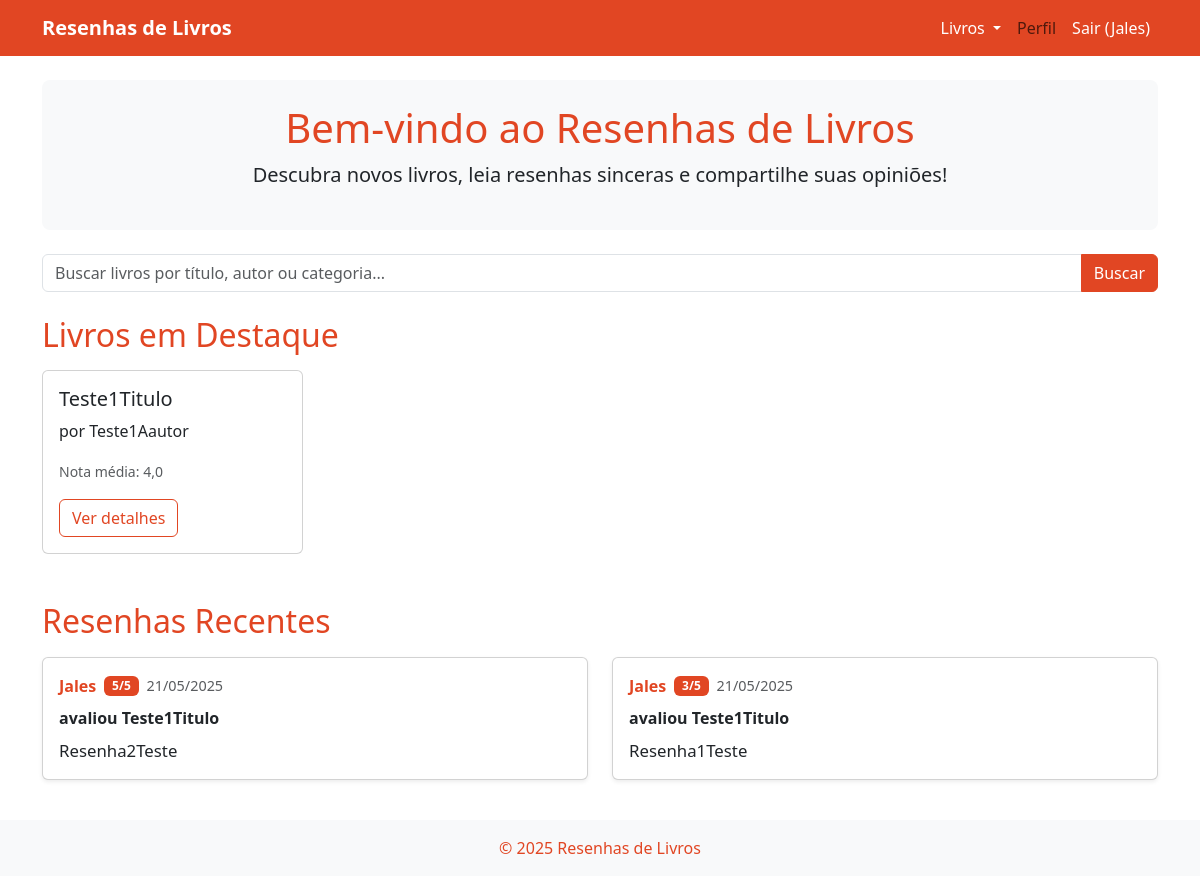
Before: / (signed in) with the older database file.
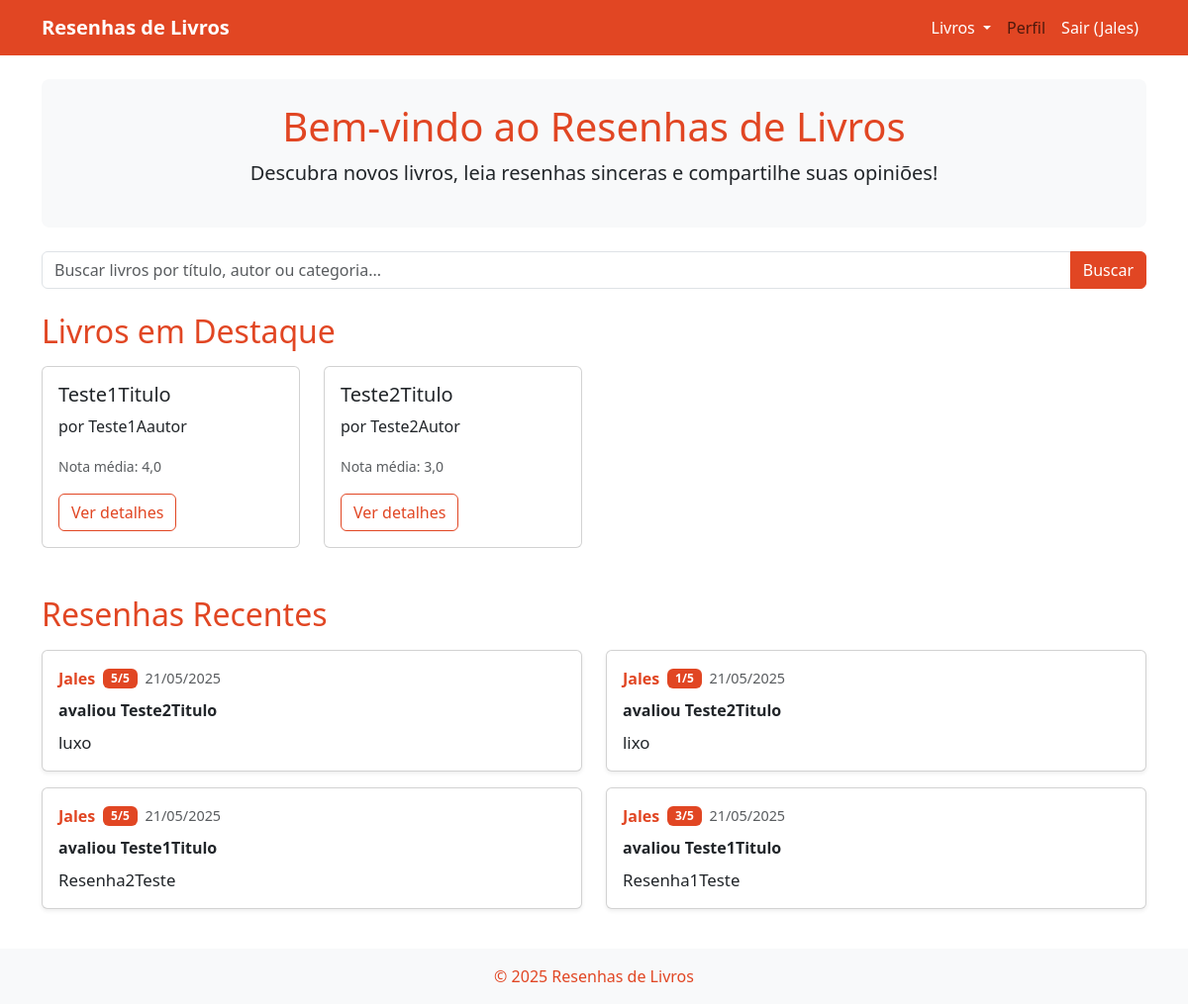
After: the same page with the newer database file.
### livros/models.py (models this page shows, shortened)
class Livro(models.Model):
    titulo = models.CharField(max_length=200)
    autor = models.CharField(max_length=100)
    data_publicacao = models.DateField()
    sinopse = models.TextField(blank=True)
    capa = models.ImageField(upload_to='capas/', blank=True, null=True)
    tags = models.ManyToManyField(Tag, blank=True, related_name='livros')
    def media_avaliacoes(self):
        avaliacoes = self.resenhas.all()
        if avaliacoes:
            return round(sum([r.nota for r in avaliacoes]) / len(avaliacoes), 2)
        return None

class Resenha(models.Model):
    usuario = models.ForeignKey(User, on_delete=models.CASCADE)
    livro = models.ForeignKey(Livro, on_delete=models.CASCADE, related_name='resenhas')
    texto = models.TextField()
    nota = models.PositiveSmallIntegerField(choices=[(i, str(i)) for i in range(1, 6)])
    data_publicacao = models.DateTimeField(auto_now_add=True)

### livros/views.py (the view)
# urls.py: 2. Add a URL to urlpatterns:  path('', views.home, name='home')
def home(request):
    if not request.user.is_authenticated:
        return redirect('login')
    livros_destaque = Livro.objects.annotate(media=Avg('resenhas__nota')).order_by('-media')[:4]
    resenhas_recentes = Resenha.objects.select_related('livro', 'usuario').order_by('-data_publicacao')[:5]
    context = {
        'livros_destaque': livros_destaque,
        'resenhas_recentes': resenhas_recentes,
    }
    return render(request, 'livros/home.html', context)

### livros/templates/livros/home.html (shortened to what this page needs)
{% extends 'livros/base.html' %}
{% block content %}
    <div class="p-4 mb-4 bg-light rounded-3 text-center">
        <h1 class="main-color">Bem-vindo ao Resenhas de Livros</h1>
        <p class="lead">Descubra novos livros, leia resenhas sinceras e compartilhe suas opiniões!</p>
    </div>
    <div class="mb-4">
        <form method="get" action="{% url 'buscar_livros' %}">
            <div class="input-group">
                <input type="text" class="form-control" name="q" placeholder="Buscar livros por título, autor ou categoria...">
                <button class="btn btn-main" type="submit">Buscar</button>
            </div>
        </form>
    </div>
    <div class="mb-4">
        <h2 class="main-color mb-3">Livros em Destaque</h2>
        <div class="row">
            {% for livro in livros_destaque %}
                <div class="col-md-3 mb-4">
                    <div class="card h-100">
                        <div class="card-body">
                            <h5 class="card-title">{{ livro.titulo }}</h5>
                            <p class="card-text">por {{ livro.autor }}</p>
                            <p class="card-text"><small class="text-muted">Nota média: {{ livro.media_avaliacoes }}</small></p>
                            <a href="{% url 'detalhe_livro' livro.id %}" class="btn btn-outline-main" style="border-color: #e14623; color: #e14623;">Ver detalhes</a>
                        </div>
                    </div>
                </div>
            {% empty %}
                <p>Nenhum livro em destaque no momento.</p>
            {% endfor %}
        </div>
    </div>
    <h2 class="main-color mb-3">Resenhas Recentes</h2>
    <div class="row">
        {% for resenha in resenhas_recentes %}
            <div class="col-md-6 mb-3">
                <div class="card shadow-sm">
                    <div class="card-body">
                        <div class="d-flex align-items-center mb-2">
                            <span class="fw-bold me-2" style="color: #e14623;">{{ resenha.usuario.username }}</span>
                            <span class="badge" style="background-color: #e14623;">{{ resenha.nota }}/5</span>
                            <span class="text-muted ms-2" style="font-size: 0.9em;">{{ resenha.data_publicacao|date:"d/m/Y" }}</span>
                        </div>
                        <div class="mb-2">
                            <span class="fw-semibold">avaliou</span>
                            <span class="fw-bold">{{ resenha.livro.titulo }}</span>
                        </div>
                        <p class="mb-0" style="font-size: 1.05em;">{{ resenha.texto }}</p>
                    </div>
                </div>
            </div>
        {% empty %}
            <p class="text-muted">Nenhuma resenha recente.</p>
        {% endfor %}
    </div>
{% endblock %}

Changed rows visible on the page:
added Livro: titulo "Teste2Titulo", autor "Teste2Autor", media_avaliacoes "3,0"
added Resenha: usuario.username "Jales", nota "5", data_publicacao "21/05/2025", livro.titulo "Teste2Titulo", texto "luxo"
added Resenha: usuario.username "Jales", nota "1", data_publicacao "21/05/2025", livro.titulo "Teste2Titulo", texto "lixo"
